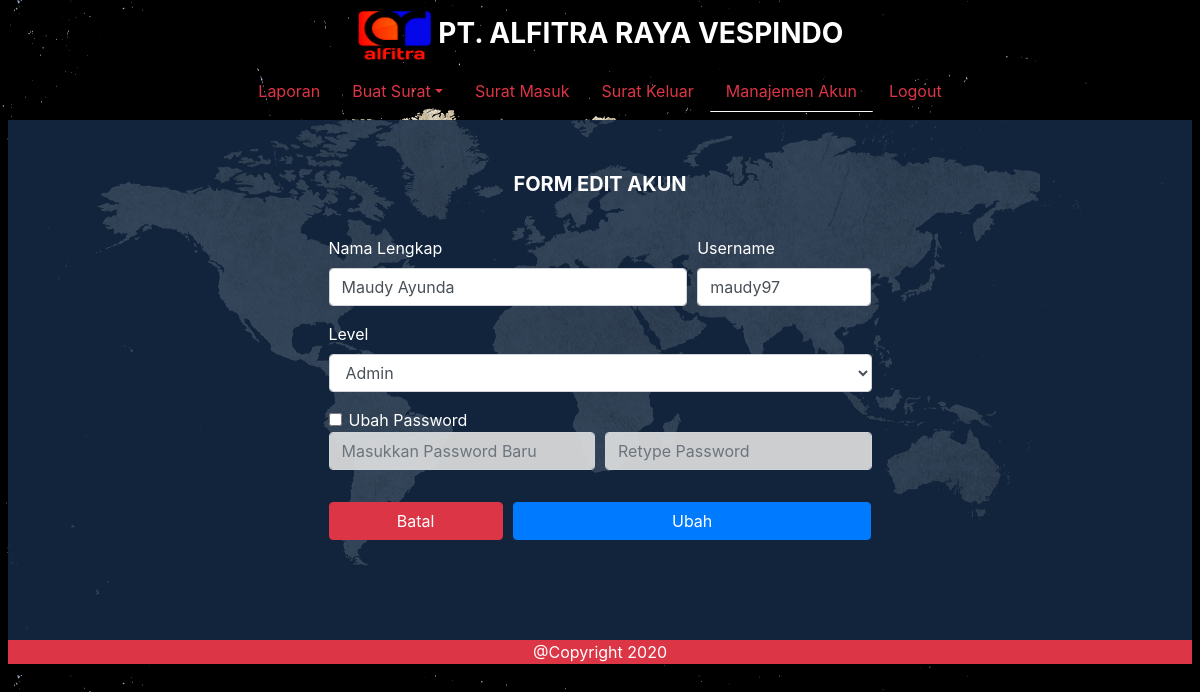
The app's page /index.php?menu=FormAkun&key=maudy97&form=edit (signed in) with its own data.
### tables this page shows
CREATE TABLE `user` (
  `username` varchar(10) NOT NULL,
  `password` varchar(300) NOT NULL,
  `nama_lengkap` varchar(20) NOT NULL,
  `level` varchar(15) NOT NULL
);

### controller/Antarmuka.php (called while the page is built, shortened)
<?php
include_once "controller/ManajemenAkun.php";
class Antarmuka{
    public function formAkun($form, $key){
        $ma = new ManajemenAkun();
        $data = $ma->mencariAkun($key);
        include_once "view/FormAkun.php";
    }
}
?>

### controller/ManajemenAkun.php (called while the page is built, shortened)
<?php
include_once "model/User.php";
class ManajemenAkun{
    public function mencariAkun($username){
        $akun = new User();
        $akun->setUsername($username);
        return $akun->queryMencariAkun();
    }
}
?>

### model/User.php (called while the page is built, shortened)
<?php
include_once "KoneksiDb.php";
class User{
    private $username;
    public function setUsername($username){
        $this->username = $username;
    }
    public function queryMencariAkun(){
        $kdb = new KoneksiDb();
        $query = "SELECT * FROM user WHERE username='$this->username'";
        $result = $kdb->execute($query);
        return $result->fetch_array();
    }
}
?>

### model/KoneksiDb.php (called while the page is built, shortened)
<?php
class KoneksiDb{
    private $host = "localhost";
    private $username = "root";
    private $password = "";
    private $db = "db_surat";
    private function open(){
       return $connect = new mysqli($this->host, $this->username, $this->password, $this->db);
    }
    public function execute($query){
        return $this->open()->query($query);
    }
}
?>

### view/FormAkun.php (the view, shortened to what this page needs)
<?php
    $result = "";
?>
<!DOCTYPE html>
<html lang="en">
<head>
    <link rel="stylesheet" href="css/bootstrap.css">
    <link rel="stylesheet" href="css/style.css">
</head>
<body background="img/bg.png" class="pl-2 pr-2">
    <div class="container-fluid">
        <div class="row mt-2">
            <div class="col-3 col-sm-3 col-md-3 col-lg-3 col-xl-3 header">
            </div>
            <div class="col-6 col-sm-6 col-md-6 col-lg-6 col-xl-6 header text-center">
            <h3 class="text-white font-weight-light text-uppercase font-weight-bold">
                <img src="img/logo.png" width="75px" height="55px" >
                PT. Alfitra Raya Vespindo
            </h3>
            </div>
            <div class="col-3 col-sm-3 col-md-3 col-lg-3 col-xl-3 header">
            </div>
        </div>
        <div class="row">
            <div class="col-1 col-sm-1 col-md-1 col-lg-1 col-xl-1">
            </div>
            <div class="col-10 col-sm-10 col-md-10 col-lg-10 col-xl-10" >
                <nav class="navbar navbar-expand justify-content-center">
                    <ul class="nav nav-pills nav-fill">
                        <li class="nav-item">
                            <a class="a-clr nav-link" href="index.php">Laporan</a>
                        </li>
                        <li class="nav-item dropdown">
                            <a class="nav-link a-clr dropdown-toggle" data-toggle="dropdown" href="#">Buat Surat</a>
                        </li>
                        <li class="nav-item">
                            <a class="a-clr nav-link" href="index.php?menu=SuratMasukAdmin">Surat Masuk</a>
                        </li>
                        <li class="nav-item">
                            <a class="a-clr nav-link" href="index.php?menu=SuratKeluarAdmin">Surat Keluar</a>
                        </li>
                        <?php
                            if($_COOKIE["level"] == "Super Admin"){
                                echo '
                                <li class="nav-item">
                                    <a class="a-clr nav-link active" href="index.php?menu=ManajemenAkun">Manajemen Akun</a>
                                </li>';
                            }
                        ?>
                        <li class="nav-item">
                            <a class="a-clr nav-link" href="index.php?menu=logout">Logout</a>
                        </li>
                    </ul>
                </nav>
            </div>
            <div class="col-1 col-sm-1 col-md-1 col-lg-1 col-xl-1">
            </div>
        </div>
        <div class="row">
            <div class="col-12 col-sm-12 col-md-12 col-lg-12 col-xl-12 konten" >
                <div class="row mt-1 mr-1 ml-1 mb-1 text-white">
                    <div class="col-3 col-sm-3 col-md-3 col-lg-3 col-xl-3">
                    </div>
                    <div class="col-6 col-sm-6 col-md-6 col-lg-6 col-xl-6">
                    <?php
                    switch ($form){
                        case "edit":
                            echo "<form action='' method='post'>
                                <div class='form-row'>
                                    <div class='form-group col-12'>
                                        <h5 class='text-white font-weight-light text-uppercase font-weight-bold mt-5 mb-4 text-center'>
                                            Form Edit Akun
                                        </h5>
                                    </div>
                                </div>
                                <div class='form-row'>
                                    <div class='form-group col-8'>
                                        <label>Nama Lengkap</label>
                                        <input type='text' name='nama_lengkap' value='$data[nama_lengkap]' class='form-control' placeholder='Nama Lengkap' required>
                                    </div>
                                    <div class='form-group col-4'>
                                        <label>Username</label>
                                        <input type='text' name='username' value='$data[username]' class='form-control' placeholder='Username' required>
                                        <input type='hidden' name='usernamex' value='$data[username]' required>
                                    </div>
                                </div>
                                <div class='form-row'>
                                    <div class='form-group col-12'>
                                        <label for='level'>Level</label>
                                        <select name='level' class='form-control'>";
                                        if($data["level"] == "Admin"){
                                        echo"
                                            <option value='Admin' selected>Admin</option>
                                            <option value='Super Admin'>Super Admin</option>";
                                        } else {
                                        echo"
                                            <option value='Admin'>Admin</option>
                                            <option value='Super Admin' selected>Super Admin</option>";
                                        }
                                        echo"
                                        </select>
                                    </div>
                                </div>
                                <div class='form-row'>
                                    <div class='form-group col-6'>
                                    <div class='form-check'>
                                        <input class='form-check-input' type='checkbox' id='ubahPass'>
                                        <label class='form-check-label'>Ubah Password</label>
                                    </div>
                                        <input type='password' name='password1' class='form-control ubahPass' placeholder='Masukkan Password Baru'>
                                        <input type='hidden' name='pass_hide' value='$data[password]'>
                                    </div>
                                    <div class='form-group col-6 pt-4'>
                                        <input type='password' name='password2' class='form-control ubahPass' placeholder='Retype Password'>
                                    </div>
                                </div>
                                <div class='form-row'>
                                    <div class='form-group col-12'>
                                        <a class='text-danger'>$result</a>
                                    </div>
                                </div>
                                <div class='form-row'>
                                    <div class='form-group col-4'>
                                        <a href='index.php?menu=ManajemenAkun' class='btn btn-danger w-100'>Batal</a>
                                    </div>
                                    <div class='form-group col-8'>
                                        <input type='submit' name='action' value='Ubah' class='btn btn-primary w-100'>
                                    </div>
                                </div>
                            </form>";
                            break;
                    }
                    ?>
                    </div>
                    <div class="col-3 col-sm-3 col-md-3 col-lg-3 col-xl-3">
                    </div>
                </div>
            </div>
        </div>
        <div class="row">
            <div class="col-12 col-sm-12 col-md-12 col-lg-12 col-xl-12 bg-danger text-center">
                <a class="text-white">@Copyright 2020</a>
            </div>
        </div>
    </div>
</body>
</html>

### css/style.css (style rules this page uses)
body { margin: 0; padding: 0; background-size: cover; }
.header { height: 55px; }
.a-clr { color: #dc3545 !important; font-size: 16px; }
.konten { background-color: #162b45da; height: 520px; }

### records on screen
user: nama_lengkap "Maudy Ayunda", username "maudy97", level "Admin"
